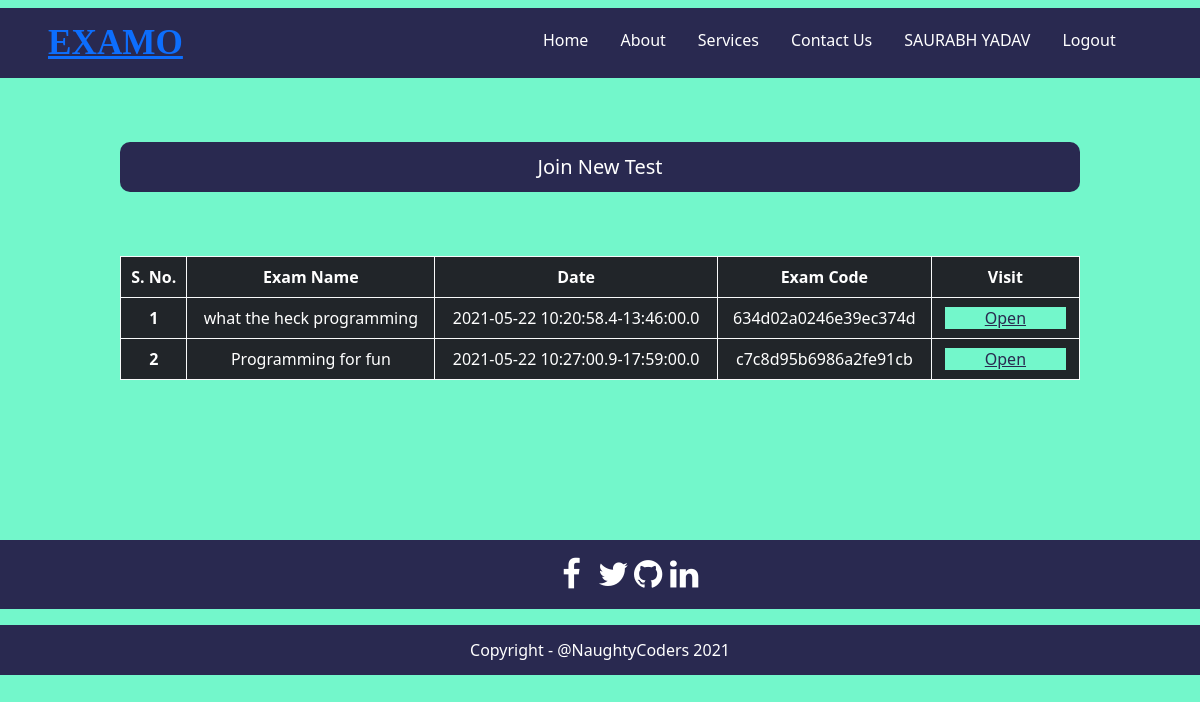
Page /dashboard-examinee.php (signed in) on the committed database.
### tables this page shows
CREATE TABLE `userinfo` (
  `id` int(4) NOT NULL,
  `fullname` text NOT NULL,
  `email` text NOT NULL,
  `psw` varchar(500) NOT NULL,
  `usercode` varchar(8) NOT NULL,
  `institute` varchar(200) NOT NULL,
  `rolelevel` varchar(12) NOT NULL,
  `verified` varchar(3) NOT NULL
);

CREATE TABLE `exam_join` (
  `id` int(4) NOT NULL,
  `exam_code` varchar(250) NOT NULL,
  `email` text NOT NULL,
  `rolelevel` varchar(20) NOT NULL
);

CREATE TABLE `exams` (
  `exam_id` bigint(8) NOT NULL,
  `exam_code` varchar(20) NOT NULL,
  `exam_name` varchar(250) DEFAULT NULL,
  `exam_type` varchar(12) DEFAULT NULL,
  `dateOf` date DEFAULT NULL,
  `timestart` time(1) DEFAULT NULL,
  `timeend` time(1) DEFAULT NULL,
  `noQuestion` int(4) DEFAULT NULL,
  `proctor` varchar(150) NOT NULL
);

### function.php (the view, shortened to what this page needs)
<?php
function load_exam($email){
    include 'database.php';
    $sql = "SELECT * FROM exam_join WHERE email = '$email' ORDER BY id DESC";
    $result = $conn->query($sql);
    if( $result!= FALSE && $result->num_rows > 0){
        $num = $result->num_rows - 1;
        echo '
        <thead>
        <tr>
            <th scope="col">S. No.</th>
            <th scope="col">Exam Name</th>
            <th scope="col">Date</th>
            <th scope="col">Exam Code</th>
            <th scope="col">Visit</th>
        </tr>
    </thead>
    <tbody>
        ';
        while($row = $result->fetch_assoc()){
            $exam_code = $row['exam_code'];
            $sql2 = "SELECT * FROM exams WHERE exam_code = '$exam_code'";
            $result2 = $conn->query($sql2);
            if( $result2!= FALSE && $result2->num_rows > 0){
            $row2 = $result2->fetch_assoc();
                echo '<tr><th scope="row">';
                echo $result->num_rows - $num;
                 echo '</th><td>';
                echo $row2['exam_name'];
                echo '</td><td>';
                echo $row2['dateOf']. " " . $row2['timestart']. "-" . $row2['timeend'];
                echo '</td><td>' . $row2['exam_code'];
                echo '</td><td><a href="test-examinee.php?exam_code=';
                echo $row2['exam_code'];
                echo '" class="btn1" style=" padding-right: 40px;padding-left: 40px;background-color: rgb(115, 247, 203);color: rgb(41, 41, 80);font-size:medium">Open</a></td></tr>';
            $num--;}
            else{
                echo "error " . mysqli_error($conn);
            }
        }
        echo '
        </tbody>
        ';
    }
    else{
        echo "<i> No Test avilable </i>";
    }
}
?>

### dashboard-examinee.php (shortened to what this page needs)
<?php
if(isset($_SESSION['ID'])){
$id = $_SESSION['ID'];
$email = $_SESSION['email'];
include 'database.php';
include 'function.php';
$sql = "SELECT * FROM USERINFO where id = '$id'";
$result = $conn->query($sql);
$row = $result->fetch_assoc();
$fullname = $row['fullname'];
}
else{
   header("Location: index.php");
}
?>
<!doctype html>
<html lang="en">
<head>
    <link href="https://cdn.jsdelivr.net/npm/bootstrap@5.0.1/dist/css/bootstrap.min.css" rel="stylesheet"
>
    <link rel="stylesheet" href="https://cdnjs.cloudflare.com/ajax/libs/font-awesome/4.7.0/css/font-awesome.min.css">
    <link rel="stylesheet" href="style-after-registration.css">
</head>
<body>
    <nav class="navbar">
        <ul class="nav-list background">
            <div class="logo"><a href="index.php">EXAMO </a></div>
            <div class="list-items">
                <div class="input">
                <li><a href="homepage.html" class="active">Home</a> </li>
                <li><a href="">About</a></li>
                <li><a href="">Services</a></li>
                <li><a href="">Contact Us</a></li>
                <li><a href="#"><?php echo "$fullname" ?></a></li>
                <li><a href="logout.php">Logout</a></li>
            </div>
        </ul>
    </nav>
    <div class="butt2" onclick="pop()" type="button">Join New Test</div>
    <section>
        <table class="table table-bordered border-light table-dark table-hover">
                <p id="classlist"> <i> <?php load_exam($email) ?> </i> </p>
        </table>
    </section>
    <footer class="foot">
        <div class="icons">
            <ul class="icons-list">
                <li><a href="#" class="fa fa-facebook"></a></li>
                <li><a href="#" class="fa fa-twitter"></a></li>
                <li><a href="#" class="fa fa-github"></a></li>
                <li><a href="#" class="fa fa-linkedin"></a></li>
            </ul>
        </div>
        <div class="copyRight">
            Copyright - @NaughtyCoders 2021
        </div>
    </footer>
</body>
</html>

### style-after-registration.css (style rules this page uses)
* { margin: 0; padding: 0; }
body { background-color: rgb(115, 247, 203); }
.navbar { display: flex; }
.butt2 { margin-bottom: 8vh; margin-top: 5vh; background-color: rgb(41, 41, 80); width: 80%; text-align: center; margin-left: 10%; padding: 10px; color: white; border-radius: 10px; border: none; font-size: 20px; }
section { max-width: 80%; margin-left: 10%; margin-top: 2vh; margin-bottom: 20vh; }
th { text-align: center; }
td { text-align: center; }
.nav-list { background-color: rgb(41, 41, 80); width: 100%; display: flex; align-items: center; }
.nav-list li { list-style: none; padding: 1em; }
.list-items { display: flex; align-items: flex-end; }
.input { display: flex; padding: 4px; margin-left: 340px; margin-bottom: 6px; }
.nav-list li a { text-decoration: none; color: white; }
.logo { margin-left: 1rem; color: rgb(116, 214, 214); display: inline; font-size: 2.2em; font-family: cursive; font-weight: 700; }
.icons { background-color: rgb(41, 41, 80); }
.icons-list { display: flex; justify-content: center; align-items: center; list-style: none; }
.fa { color: white; padding: 18px; font-size: 33px; width: 33px; text-align: center; text-decoration: none; border-radius: 50%; }
.copyRight { padding: 0.8rem; color: white; display: flex; justify-content: center; align-items: center; background-color: rgb(41, 41, 80); }
.foot { margin-bottom: 5vh; }

### rows in the picture
userinfo: fullname "SAURABH YADAV"
exam_join: num_rows "1", exams.exam_name "what the heck programming", exams.dateOf "2021-05-22", exams.timestart "10:20:58.4", exams.timeend "13:46:00.0", exams.exam_code "634d02a0246e39ec374d"
exam_join: num_rows "2", exams.exam_name "Programming for fun", exams.dateOf "2021-05-22", exams.timestart "10:27:00.9", exams.timeend "17:59:00.0", exams.exam_code "c7c8d95b6986a2fe91cb"
